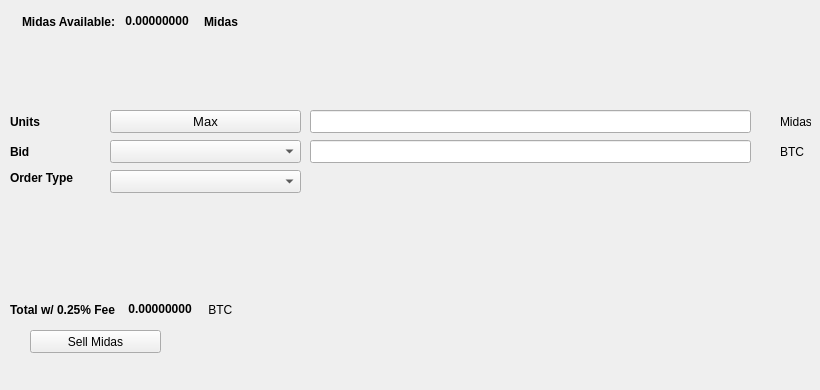
   <widget class="QWidget" name="SellTab">
    <attribute name="title">
     <string>Sell</string>
    </attribute>
    <widget class="QLabel" name="label_16">
     <property name="geometry">
      <rect>
       <x>780</x>
       <y>140</y>
       <width>31</width>
       <height>23</height>
      </rect>
     </property>
     <property name="text">
      <string>BTC</string>
     </property>
    </widget>
    <widget class="QComboBox" name="SellBidcomboBox">
     <property name="geometry">
      <rect>
       <x>110</x>
       <y>140</y>
       <width>191</width>
       <height>23</height>
      </rect>
     </property>
     <property name="font">
      <font>
       <pointsize>10</pointsize>
      </font>
     </property>
    </widget>
    <widget class="QLabel" name="label_18">
     <property name="geometry">
      <rect>
       <x>10</x>
       <y>110</y>
       <width>46</width>
       <height>23</height>
      </rect>
     </property>
     <property name="font">
      <font>
       <weight>75</weight>
       <bold>true</bold>
      </font>
     </property>
     <property name="text">
      <string>Units</string>
     </property>
    </widget>
    <widget class="QPushButton" name="Sell_Max_Amount">
     <property name="geometry">
      <rect>
       <x>110</x>
       <y>110</y>
       <width>191</width>
       <height>23</height>
      </rect>
     </property>
     <property name="font">
      <font>
       <pointsize>10</pointsize>
      </font>
     </property>
     <property name="text">
      <string>Max</string>
     </property>
    </widget>
    <widget class="QLabel" name="label_20">
     <property name="geometry">
      <rect>
       <x>10</x>
       <y>170</y>
       <width>91</width>
       <height>16</height>
      </rect>
     </property>
     <property name="font">
      <font>
       <weight>75</weight>
       <bold>true</bold>
      </font>
     </property>
     <property name="text">
      <string>Order Type</string>
     </property>
    </widget>
    <widget class="QComboBox" name="SellOrdertypeCombo">
     <property name="geometry">
      <rect>
       <x>110</x>
       <y>170</y>
       <width>191</width>
       <height>23</height>
      </rect>
     </property>
     <property name="font">
      <font>
       <pointsize>10</pointsize>
      </font>
     </property>
    </widget>
    <widget class="QLabel" name="label_21">
     <property name="geometry">
      <rect>
       <x>10</x>
       <y>140</y>
       <width>46</width>
       <height>23</height>
      </rect>
     </property>
     <property name="font">
      <font>
       <weight>75</weight>
       <bold>true</bold>
      </font>
     </property>
     <property name="text">
      <string>Bid</string>
     </property>
    </widget>
    <widget class="QLabel" name="label_22">
     <property name="geometry">
      <rect>
       <x>780</x>
       <y>110</y>
       <width>31</width>
       <height>23</height>
      </rect>
     </property>
     <property name="text">
      <string>Midas</string>
     </property>
    </widget>
    <widget class="QLineEdit" name="UnitsInputMds">
     <property name="geometry">
      <rect>
       <x>310</x>
       <y>110</y>
       <width>441</width>
       <height>23</height>
      </rect>
     </property>
     <property name="font">
      <font>
       <pointsize>9</pointsize>
       <weight>75</weight>
       <bold>true</bold>
      </font>
     </property>
    </widget>
    <widget class="QLineEdit" name="SellBidPriceEdit">
     <property name="geometry">
      <rect>
       <x>310</x>
       <y>140</y>
       <width>441</width>
       <height>23</height>
      </rect>
     </property>
     <property name="font">
      <font>
       <pointsize>9</pointsize>
       <weight>75</weight>
       <bold>true</bold>
      </font>
     </property>
    </widget>
    <widget class="QPushButton" name="SellMdsBTN">
     <property name="geometry">
      <rect>
       <x>30</x>
       <y>330</y>
       <width>131</width>
       <height>23</height>
      </rect>
     </property>
     <property name="text">
      <string>Sell Midas</string>
     </property>
     <property name="icon">
      <iconset resource="../midas">
       <normaloff>:/icons/bitcoin</normaloff>:/icons/bitcoin</iconset>
     </property>
    </widget>
    <widget class="QWidget" name="layoutWidget3">
     <property name="geometry">
      <rect>
       <x>22</x>
       <y>12</y>
       <width>258</width>
       <height>19</height>
      </rect>
     </property>
     <layout class="QHBoxLayout" name="horizontalLayout">
      <item>
       <widget class="QLabel" name="label232_2">
        <property name="font">
         <font>
          <weight>75</weight>
          <bold>true</bold>
         </font>
        </property>
        <property name="text">
         <string>Midas Available:</string>
        </property>
       </widget>
      </item>
      <item>
       <widget class="QLabel" name="MdsAvailableLabel">
        <property name="palette">
         <palette>
          <active>
           <colorrole role="WindowText">
            <brush brushstyle="SolidPattern">
             <color alpha="255">
              <red>0</red>
              <green>0</green>
              <blue>0</blue>
             </color>
            </brush>
           </colorrole>
           <colorrole role="Button">
            <brush brushstyle="SolidPattern">
             <color alpha="255">
              <red>0</red>
              <green>170</green>
              <blue>0</blue>
             </color>
            </brush>
           </colorrole>
           <colorrole role="Light">
            <brush brushstyle="SolidPattern">
             <color alpha="255">
              <red>0</red>
              <green>255</green>
              <blue>0</blue>
             </color>
            </brush>
           </colorrole>
           <colorrole role="Midlight">
            <brush brushstyle="SolidPattern">
             <color alpha="255">
              <red>0</red>
              <green>212</green>
              <blue>0</blue>
             </color>
            </brush>
           </colorrole>
           <colorrole role="Dark">
            <brush brushstyle="SolidPattern">
             <color alpha="255">
              <red>0</red>
              <green>85</green>
              <blue>0</blue>
             </color>
            </brush>
           </colorrole>
           <colorrole role="Mid">
            <brush brushstyle="SolidPattern">
             <color alpha="255">
              <red>0</red>
              <green>113</green>
              <blue>0</blue>
             </color>
            </brush>
           </colorrole>
           <colorrole role="Text">
            <brush brushstyle="SolidPattern">
             <color alpha="255">
              <red>0</red>
              <green>170</green>
              <blue>0</blue>
             </color>
            </brush>
           </colorrole>
           <colorrole role="BrightText">
            <brush brushstyle="SolidPattern">
             <color alpha="255">
              <red>255</red>
              <green>255</green>
              <blue>255</blue>
             </color>
            </brush>
           </colorrole>
           <colorrole role="ButtonText">
            <brush brushstyle="SolidPattern">
             <color alpha="255">
              <red>0</red>
              <green>0</green>
              <blue>0</blue>
             </color>
            </brush>
           </colorrole>
           <colorrole role="Base">
            <brush brushstyle="SolidPattern">
             <color alpha="255">
              <red>255</red>
              <green>255</green>
              <blue>255</blue>
             </color>
            </brush>
           </colorrole>
           <colorrole role="Window">
            <brush brushstyle="SolidPattern">
             <color alpha="255">
              <red>0</red>
              <green>170</green>
              <blue>0</blue>
             </color>
            </brush>
           </colorrole>
           <colorrole role="Shadow">
            <brush brushstyle="SolidPattern">
             <color alpha="255">
              <red>0</red>
              <green>0</green>
              <blue>0</blue>
             </color>
            </brush>
           </colorrole>
           <colorrole role="AlternateBase">
            <brush brushstyle="SolidPattern">
             <color alpha="255">
              <red>127</red>
              <green>212</green>
              <blue>127</blue>
             </color>
            </brush>
           </colorrole>
           <colorrole role="ToolTipBase">
            <brush brushstyle="SolidPattern">
             <color alpha="255">
              <red>255</red>
              <green>255</green>
              <blue>220</blue>
             </color>
            </brush>
           </colorrole>
           <colorrole role="ToolTipText">
            <brush brushstyle="SolidPattern">
             <color alpha="255">
              <red>0</red>
              <green>0</green>
              <blue>0</blue>
             </color>
            </brush>
           </colorrole>
          </active>
          <inactive>
           <colorrole role="WindowText">
            <brush brushstyle="SolidPattern">
             <color alpha="255">
              <red>0</red>
              <green>0</green>
              <blue>0</blue>
             </color>
            </brush>
           </colorrole>
           <colorrole role="Button">
            <brush brushstyle="SolidPattern">
             <color alpha="255">
              <red>0</red>
              <green>170</green>
              <blue>0</blue>
             </color>
            </brush>
           </colorrole>
           <colorrole role="Light">
            <brush brushstyle="SolidPattern">
             <color alpha="255">
              <red>0</red>
              <green>255</green>
              <blue>0</blue>
             </color>
            </brush>
           </colorrole>
           <colorrole role="Midlight">
            <brush brushstyle="SolidPattern">
             <color alpha="255">
              <red>0</red>
              <green>212</green>
              <blue>0</blue>
             </color>
            </brush>
           </colorrole>
           <colorrole role="Dark">
            <brush brushstyle="SolidPattern">
             <color alpha="255">
              <red>0</red>
              <green>85</green>
              <blue>0</blue>
             </color>
            </brush>
           </colorrole>
           <colorrole role="Mid">
            <brush brushstyle="SolidPattern">
             <color alpha="255">
              <red>0</red>
              <green>113</green>
              <blue>0</blue>
             </color>
            </brush>
           </colorrole>
           <colorrole role="Text">
            <brush brushstyle="SolidPattern">
             <color alpha="255">
              <red>0</red>
              <green>170</green>
              <blue>0</blue>
             </color>
            </brush>
           </colorrole>
           <colorrole role="BrightText">
            <brush brushstyle="SolidPattern">
             <color alpha="255">
              <red>255</red>
              <green>255</green>
              <blue>255</blue>
             </color>
            </brush>
           </colorrole>
           <colorrole role="ButtonText">
            <brush brushstyle="SolidPattern">
             <color alpha="255">
              <red>0</red>
              <green>0</green>
              <blue>0</blue>
             </color>
            </brush>
           </colorrole>
           <colorrole role="Base">
            <brush brushstyle="SolidPattern">
             <color alpha="255">
              <red>255</red>
              <green>255</green>
              <blue>255</blue>
             </color>
            </brush>
           </colorrole>
           <colorrole role="Window">
            <brush brushstyle="SolidPattern">
             <color alpha="255">
              <red>0</red>
              <green>170</green>
              <blue>0</blue>
             </color>
            </brush>
           </colorrole>
           <colorrole role="Shadow">
            <brush brushstyle="SolidPattern">
             <color alpha="255">
              <red>0</red>
              <green>0</green>
              <blue>0</blue>
             </color>
            </brush>
           </colorrole>
           <colorrole role="AlternateBase">
            <brush brushstyle="SolidPattern">
             <color alpha="255">
              <red>127</red>
              <green>212</green>
              <blue>127</blue>
             </color>
            </brush>
           </colorrole>
           <colorrole role="ToolTipBase">
            <brush brushstyle="SolidPattern">
             <color alpha="255">
              <red>255</red>
              <green>255</green>
              <blue>220</blue>
             </color>
            </brush>
           </colorrole>
           <colorrole role="ToolTipText">
            <brush brushstyle="SolidPattern">
             <color alpha="255">
              <red>0</red>
              <green>0</green>
              <blue>0</blue>
             </color>
            </brush>
           </colorrole>
          </inactive>
          <disabled>
           <colorrole role="WindowText">
            <brush brushstyle="SolidPattern">
             <color alpha="255">
              <red>0</red>
              <green>85</green>
              <blue>0</blue>
             </color>
            </brush>
           </colorrole>
           <colorrole role="Button">
            <brush brushstyle="SolidPattern">
             <color alpha="255">
              <red>0</red>
              <green>170</green>
              <blue>0</blue>
             </color>
            </brush>
           </colorrole>
           <colorrole role="Light">
            <brush brushstyle="SolidPattern">
             <color alpha="255">
              <red>0</red>
              <green>255</green>
              <blue>0</blue>
             </color>
            </brush>
           </colorrole>
           <colorrole role="Midlight">
            <brush brushstyle="SolidPattern">
             <color alpha="255">
              <red>0</red>
              <green>212</green>
              <blue>0</blue>
             </color>
            </brush>
           </colorrole>
           <colorrole role="Dark">
            <brush brushstyle="SolidPattern">
             <color alpha="255">
              <red>0</red>
              <green>85</green>
              <blue>0</blue>
             </color>
            </brush>
           </colorrole>
           <colorrole role="Mid">
            <brush brushstyle="SolidPattern">
             <color alpha="255">
              <red>0</red>
              <green>113</green>
              <blue>0</blue>
             </color>
            </brush>
           </colorrole>
           <colorrole role="Text">
            <brush brushstyle="SolidPattern">
             <color alpha="255">
              <red>0</red>
              <green>85</green>
              <blue>0</blue>
             </color>
            </brush>
           </colorrole>
           <colorrole role="BrightText">
            <brush brushstyle="SolidPattern">
             <color alpha="255">
              <red>255</red>
              <green>255</green>
              <blue>255</blue>
             </color>
            </brush>
           </colorrole>
           <colorrole role="ButtonText">
            <brush brushstyle="SolidPattern">
             <color alpha="255">
              <red>0</red>
              <green>85</green>
              <blue>0</blue>
             </color>
            </brush>
           </colorrole>
           <colorrole role="Base">
            <brush brushstyle="SolidPattern">
             <color alpha="255">
              <red>0</red>
              <green>170</green>
              <blue>0</blue>
             </color>
            </brush>
           </colorrole>
           <colorrole role="Window">
            <brush brushstyle="SolidPattern">
             <color alpha="255">
              <red>0</red>
              <green>170</green>
              <blue>0</blue>
             </color>
            </brush>
           </colorrole>
           <colorrole role="Shadow">
            <brush brushstyle="SolidPattern">
             <color alpha="255">
              <red>0</red>
              <green>0</green>
              <blue>0</blue>
             </color>
            </brush>
           </colorrole>
           <colorrole role="AlternateBase">
            <brush brushstyle="SolidPattern">
             <color alpha="255">
              <red>0</red>
              <green>170</green>
              <blue>0</blue>
             </color>
            </brush>
           </colorrole>
           <colorrole role="ToolTipBase">
            <brush brushstyle="SolidPattern">
             <color alpha="255">
              <red>255</red>
              <green>255</green>
              <blue>220</blue>
             </color>
            </brush>
           </colorrole>
           <colorrole role="ToolTipText">
            <brush brushstyle="SolidPattern">
             <color alpha="255">
              <red>0</red>
              <green>0</green>
              <blue>0</blue>
             </color>
            </brush>
           </colorrole>
          </disabled>
         </palette>
        </property>
        <property name="font">
         <font>
          <weight>75</weight>
          <bold>true</bold>
         </font>
        </property>
        <property name="text">
         <string> 0.00000000 </string>
        </property>
        <property name="textInteractionFlags">
         <set>Qt::LinksAccessibleByMouse|Qt::TextSelectableByKeyboard|Qt::TextSelectableByMouse</set>
        </property>
       </widget>
      </item>
      <item>
       <widget class="QLabel" name="labelMds">
        <property name="font">
         <font>
          <weight>75</weight>
          <bold>true</bold>
         </font>
        </property>
        <property name="text">
         <string>Midas</string>
        </property>
       </widget>
      </item>
     </layout>
    </widget>
    <widget class="QWidget" name="layoutWidget">
     <property name="geometry">
      <rect>
       <x>10</x>
       <y>300</y>
       <width>268</width>
       <height>19</height>
      </rect>
     </property>
     <layout class="QHBoxLayout" name="horizontalLayout_2">
      <item>
       <widget class="QLabel" name="label_19">
        <property name="font">
         <font>
          <weight>75</weight>
          <bold>true</bold>
         </font>
        </property>
        <property name="text">
         <string>Total w/ 0.25% Fee </string>
        </property>
       </widget>
      </item>
      <item>
       <widget class="QLabel" name="SellCostLabel">
        <property name="palette">
         <palette>
          <active>
           <colorrole role="WindowText">
            <brush brushstyle="SolidPattern">
             <color alpha="255">
              <red>0</red>
              <green>0</green>
              <blue>0</blue>
             </color>
            </brush>
           </colorrole>
           <colorrole role="Button">
            <brush brushstyle="SolidPattern">
             <color alpha="255">
              <red>0</red>
              <green>170</green>
              <blue>0</blue>
             </color>
            </brush>
           </colorrole>
           <colorrole role="Light">
            <brush brushstyle="SolidPattern">
             <color alpha="255">
              <red>0</red>
              <green>255</green>
              <blue>0</blue>
             </color>
            </brush>
           </colorrole>
           <colorrole role="Midlight">
            <brush brushstyle="SolidPattern">
             <color alpha="255">
              <red>0</red>
              <green>212</green>
              <blue>0</blue>
             </color>
            </brush>
           </colorrole>
           <colorrole role="Dark">
            <brush brushstyle="SolidPattern">
             <color alpha="255">
              <red>0</red>
              <green>85</green>
              <blue>0</blue>
             </color>
            </brush>
           </colorrole>
           <colorrole role="Mid">
            <brush brushstyle="SolidPattern">
             <color alpha="255">
              <red>0</red>
              <green>113</green>
              <blue>0</blue>
             </color>
            </brush>
           </colorrole>
           <colorrole role="Text">
            <brush brushstyle="SolidPattern">
             <color alpha="255">
              <red>0</red>
              <green>170</green>
              <blue>0</blue>
             </color>
            </brush>
           </colorrole>
           <colorrole role="BrightText">
            <brush brushstyle="SolidPattern">
             <color alpha="255">
              <red>255</red>
              <green>255</green>
              <blue>255</blue>
             </color>
            </brush>
           </colorrole>
           <colorrole role="ButtonText">
            <brush brushstyle="SolidPattern">
             <color alpha="255">
              <red>0</red>
              <green>0</green>
              <blue>0</blue>
             </color>
            </brush>
           </colorrole>
           <colorrole role="Base">
            <brush brushstyle="SolidPattern">
             <color alpha="255">
              <red>255</red>
              <green>255</green>
              <blue>255</blue>
             </color>
            </brush>
           </colorrole>
           <colorrole role="Window">
            <brush brushstyle="SolidPattern">
             <color alpha="255">
              <red>0</red>
              <green>170</green>
              <blue>0</blue>
             </color>
            </brush>
           </colorrole>
           <colorrole role="Shadow">
            <brush brushstyle="SolidPattern">
             <color alpha="255">
              <red>0</red>
              <green>0</green>
              <blue>0</blue>
             </color>
            </brush>
           </colorrole>
           <colorrole role="AlternateBase">
            <brush brushstyle="SolidPattern">
             <color alpha="255">
              <red>127</red>
              <green>212</green>
              <blue>127</blue>
             </color>
            </brush>
           </colorrole>
           <colorrole role="ToolTipBase">
            <brush brushstyle="SolidPattern">
             <color alpha="255">
              <red>255</red>
              <green>255</green>
              <blue>220</blue>
             </color>
            </brush>
           </colorrole>
           <colorrole role="ToolTipText">
            <brush brushstyle="SolidPattern">
             <color alpha="255">
              <red>0</red>
              <green>0</green>
              <blue>0</blue>
             </color>
            </brush>
           </colorrole>
          </active>
          <inactive>
           <colorrole role="WindowText">
            <brush brushstyle="SolidPattern">
             <color alpha="255">
              <red>0</red>
              <green>0</green>
              <blue>0</blue>
             </color>
            </brush>
           </colorrole>
           <colorrole role="Button">
            <brush brushstyle="SolidPattern">
             <color alpha="255">
              <red>0</red>
              <green>170</green>
              <blue>0</blue>
             </color>
            </brush>
           </colorrole>
           <colorrole role="Light">
            <brush brushstyle="SolidPattern">
             <color alpha="255">
              <red>0</red>
              <green>255</green>
              <blue>0</blue>
             </color>
            </brush>
           </colorrole>
           <colorrole role="Midlight">
            <brush brushstyle="SolidPattern">
             <color alpha="255">
              <red>0</red>
              <green>212</green>
              <blue>0</blue>
             </color>
            </brush>
           </colorrole>
           <colorrole role="Dark">
            <brush brushstyle="SolidPattern">
             <color alpha="255">
              <red>0</red>
              <green>85</green>
              <blue>0</blue>
             </color>
            </brush>
           </colorrole>
           <colorrole role="Mid">
            <brush brushstyle="SolidPattern">
             <color alpha="255">
              <red>0</red>
              <green>113</green>
              <blue>0</blue>
             </color>
            </brush>
           </colorrole>
           <colorrole role="Text">
            <brush brushstyle="SolidPattern">
             <color alpha="255">
              <red>0</red>
              <green>170</green>
              <blue>0</blue>
             </color>
            </brush>
           </colorrole>
           <colorrole role="BrightText">
            <brush brushstyle="SolidPattern">
             <color alpha="255">
              <red>255</red>
              <green>255</green>
              <blue>255</blue>
             </color>
            </brush>
           </colorrole>
           <colorrole role="ButtonText">
            <brush brushstyle="SolidPattern">
             <color alpha="255">
              <red>0</red>
              <green>0</green>
              <blue>0</blue>
             </color>
            </brush>
           </colorrole>
           <colorrole role="Base">
            <brush brushstyle="SolidPattern">
             <color alpha="255">
              <red>255</red>
              <green>255</green>
              <blue>255</blue>
             </color>
            </brush>
           </colorrole>
           <colorrole role="Window">
            <brush brushstyle="SolidPattern">
             <color alpha="255">
              <red>0</red>
              <green>170</green>
              <blue>0</blue>
             </color>
            </brush>
           </colorrole>
           <colorrole role="Shadow">
            <brush brushstyle="SolidPattern">
             <color alpha="255">
              <red>0</red>
              <green>0</green>
              <blue>0</blue>
             </color>
            </brush>
           </colorrole>
           <colorrole role="AlternateBase">
            <brush brushstyle="SolidPattern">
             <color alpha="255">
              <red>127</red>
              <green>212</green>
              <blue>127</blue>
             </color>
            </brush>
           </colorrole>
           <colorrole role="ToolTipBase">
            <brush brushstyle="SolidPattern">
             <color alpha="255">
              <red>255</red>
              <green>255</green>
              <blue>220</blue>
             </color>
            </brush>
           </colorrole>
           <colorrole role="ToolTipText">
            <brush brushstyle="SolidPattern">
             <color alpha="255">
              <red>0</red>
              <green>0</green>
              <blue>0</blue>
             </color>
            </brush>
           </colorrole>
          </inactive>
          <disabled>
           <colorrole role="WindowText">
            <brush brushstyle="SolidPattern">
             <color alpha="255">
              <red>0</red>
              <green>85</green>
              <blue>0</blue>
             </color>
            </brush>
           </colorrole>
           <colorrole role="Button">
            <brush brushstyle="SolidPattern">
             <color alpha="255">
              <red>0</red>
              <green>170</green>
              <blue>0</blue>
             </color>
            </brush>
           </colorrole>
           <colorrole role="Light">
            <brush brushstyle="SolidPattern">
             <color alpha="255">
              <red>0</red>
              <green>255</green>
              <blue>0</blue>
             </color>
            </brush>
           </colorrole>
           <colorrole role="Midlight">
            <brush brushstyle="SolidPattern">
             <color alpha="255">
              <red>0</red>
              <green>212</green>
              <blue>0</blue>
             </color>
            </brush>
           </colorrole>
           <colorrole role="Dark">
            <brush brushstyle="SolidPattern">
             <color alpha="255">
              <red>0</red>
              <green>85</green>
              <blue>0</blue>
             </color>
            </brush>
           </colorrole>
           <colorrole role="Mid">
            <brush brushstyle="SolidPattern">
             <color alpha="255">
              <red>0</red>
              <green>113</green>
              <blue>0</blue>
             </color>
            </brush>
           </colorrole>
           <colorrole role="Text">
            <brush brushstyle="SolidPattern">
             <color alpha="255">
              <red>0</red>
              <green>85</green>
              <blue>0</blue>
             </color>
            </brush>
           </colorrole>
           <colorrole role="BrightText">
            <brush brushstyle="SolidPattern">
             <color alpha="255">
              <red>255</red>
              <green>255</green>
              <blue>255</blue>
             </color>
            </brush>
           </colorrole>
           <colorrole role="ButtonText">
            <brush brushstyle="SolidPattern">
             <color alpha="255">
              <red>0</red>
              <green>85</green>
              <blue>0</blue>
             </color>
            </brush>
           </colorrole>
           <colorrole role="Base">
            <brush brushstyle="SolidPattern">
             <color alpha="255">
              <red>0</red>
              <green>170</green>
              <blue>0</blue>
             </color>
            </brush>
           </colorrole>
           <colorrole role="Window">
            <brush brushstyle="SolidPattern">
             <color alpha="255">
              <red>0</red>
              <green>170</green>
              <blue>0</blue>
             </color>
            </brush>
           </colorrole>
           <colorrole role="Shadow">
            <brush brushstyle="SolidPattern">
             <color alpha="255">
              <red>0</red>
              <green>0</green>
              <blue>0</blue>
             </color>
            </brush>
           </colorrole>
           <colorrole role="AlternateBase">
            <brush brushstyle="SolidPattern">
             <color alpha="255">
              <red>0</red>
              <green>170</green>
              <blue>0</blue>
             </color>
            </brush>
           </colorrole>
           <colorrole role="ToolTipBase">
            <brush brushstyle="SolidPattern">
             <color alpha="255">
              <red>255</red>
              <green>255</green>
              <blue>220</blue>
             </color>
            </brush>
           </colorrole>
           <colorrole role="ToolTipText">
            <brush brushstyle="SolidPattern">
             <color alpha="255">
              <red>0</red>
              <green>0</green>
              <blue>0</blue>
             </color>
            </brush>
           </colorrole>
          </disabled>
         </palette>
        </property>
        <property name="font">
         <font>
          <weight>75</weight>
          <bold>true</bold>
         </font>
        </property>
        <property name="autoFillBackground">
         <bool>false</bool>
        </property>
        <property name="text">
         <string> 0.00000000</string>
        </property>
        <property name="textInteractionFlags">
         <set>Qt::LinksAccessibleByMouse|Qt::TextSelectableByMouse</set>
        </property>
       </widget>
      </item>
      <item>
       <widget class="QLabel" name="label_17">
        <property name="font">
         <font>
          <weight>50</weight>
          <bold>false</bold>
         </font>
        </property>
        <property name="text">
         <string> BTC</string>
        </property>
       </widget>
      </item>
     </layout>
    </widget>
    <widget class="QLabel" name="label_23">
     <property name="geometry">
      <rect>
       <x>460</x>
       <y>300</y>
       <width>281</width>
       <height>81</height>
      </rect>
     </property>
     <property name="text">
      <string/>
     </property>
     <property name="pixmap">
      <pixmap>:/images/bittrex</pixmap>
     </property>
    </widget>
   </widget>
